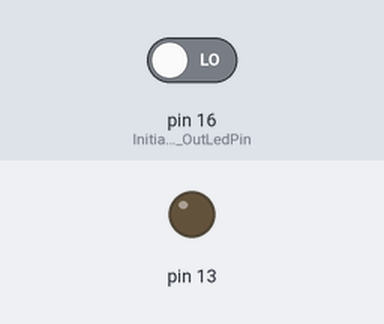
Recording of a sketch running on a simulated Arduino Uno, built with avr-gcc and run on an emulated ATmega328P. On the bench: output pins drawn as LEDs (lit = HIGH). Inputs (shaded band) come from the test bench; at power-on: pin 16 (Initialize_the_OutLedPin) LOW.

Above: at 1.2 s.
1.3 s: pin 16 (Initialize_the_OutLedPin) driven HIGH
At 1.7 s:
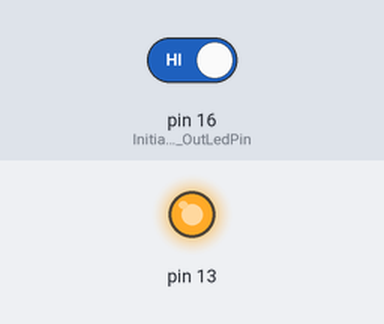
2.8 s: pin 16 (Initialize_the_OutLedPin) driven LOW
At 4.1 s:
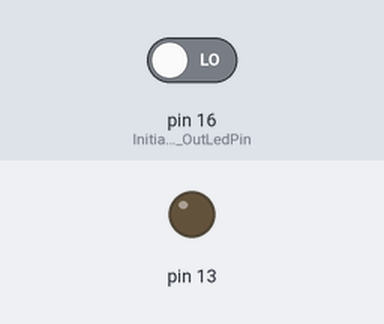
Timing chart, 0 to 5.8 s (numbered marks = the images above; inputs shaded):
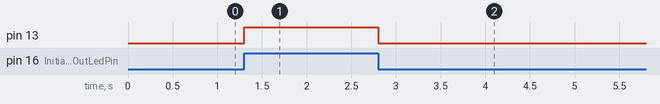

The sketch:

TestButton.ino
```cpp
void setup() {
  pinMode(LED_BUILTIN, OUTPUT);     // Initialize the LED_BUILTIN pin as an output
  pinMode(16, INPUT);     // Initialize the OutLedPin pin as an output
}

void loop() {
  digitalWrite(LED_BUILTIN, digitalRead(16));
}
```

Measured:
- after the input at 1.3 s, pin 13: LOW → HIGH at once
- after the input at 2.8 s, pin 13: HIGH → LOW at once
